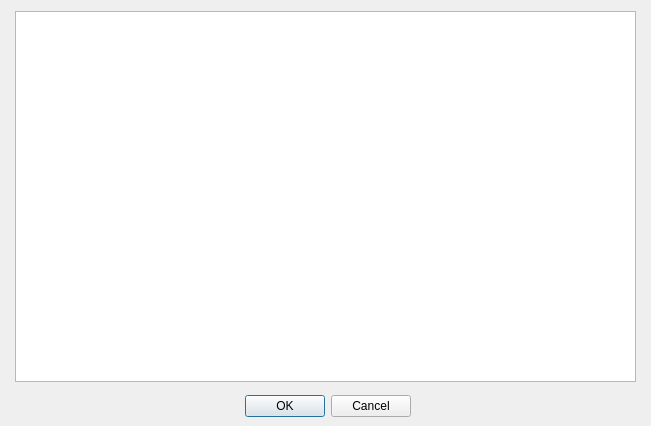
<?xml version="1.0" encoding="UTF-8"?>
<ui version="4.0">
 <class>Dialog</class>
 <widget class="QDialog" name="Dialog">
  <property name="geometry">
   <rect>
    <x>0</x>
    <y>0</y>
    <width>651</width>
    <height>426</height>
   </rect>
  </property>
  <property name="windowTitle">
   <string>Dialog</string>
  </property>
  <widget class="QDialogButtonBox" name="buttonBox">
   <property name="enabled">
    <bool>true</bool>
   </property>
   <property name="geometry">
    <rect>
     <x>230</x>
     <y>390</y>
     <width>181</width>
     <height>32</height>
    </rect>
   </property>
   <property name="orientation">
    <enum>Qt::Horizontal</enum>
   </property>
   <property name="standardButtons">
    <set>QDialogButtonBox::Cancel|QDialogButtonBox::Ok</set>
   </property>
  </widget>
  <widget class="QTableWidget" name="tableWidget">
   <property name="geometry">
    <rect>
     <x>15</x>
     <y>11</y>
     <width>621</width>
     <height>371</height>
    </rect>
   </property>
  </widget>
 </widget>
 <resources/>
 <connections>
  <connection>
   <sender>buttonBox</sender>
   <signal>accepted()</signal>
   <receiver>Dialog</receiver>
   <slot>accept()</slot>
   <hints>
    <hint type="sourcelabel">
     <x>248</x>
     <y>254</y>
    </hint>
    <hint type="destinationlabel">
     <x>157</x>
     <y>274</y>
    </hint>
   </hints>
  </connection>
  <connection>
   <sender>buttonBox</sender>
   <signal>rejected()</signal>
   <receiver>Dialog</receiver>
   <slot>reject()</slot>
   <hints>
    <hint type="sourcelabel">
     <x>316</x>
     <y>260</y>
    </hint>
    <hint type="destinationlabel">
     <x>286</x>
     <y>274</y>
    </hint>
   </hints>
  </connection>
 </connections>
</ui>
